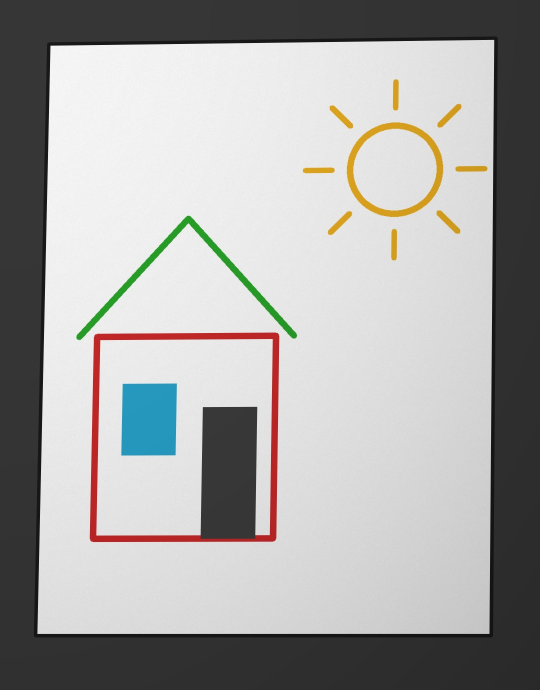
#> input picture tests/assets/checker_calibration/originals/debug_01_sun_house.jpg, 1080 x 1380 px (shown at 1/2 size)
$ python -i checker_audit.py   (imports and definitions only)
#> lines starting #> are read from the running program, lines starting #| are printed output that depends on the picture
#> further down, picture is the input picture: shape (1380, 1080, 3); mean B, G, R 165.8, 167.2, 167.7
"""检查模型对照测试：验证误通过与误拒绝。

构造已知答案的样例，检验检查模型是否真的在区分风格与内容：
    A. 原图本身                       -> 应当不通过（没有目标画派特征）
    B. 原图仅做色调偏移（内容保留、风格不符） -> 应当不通过
    C. 内容被替换成无关图案（风格伪造）      -> 应当不通过（主体丢失）
    D. 人为上色的高饱和版本（内容保留 + 有一定风格） -> 允许 match 或 mismatch（灰区）

用法：
    python -m tools.checker_audit --photo samples/debug/debug_01_sun_house.jpg --style fauvism
"""

from __future__ import annotations

import argparse
import json
import sys
from pathlib import Path

import cv2
import numpy as np

ROOT = Path(__file__).resolve().parents[1]
if str(ROOT) not in sys.path:
    sys.path.insert(0, str(ROOT))

from app.checker import VisionChecker  # noqa: E402
from app.config import load_app_config  # noqa: E402
from app.preprocess import encode_png, load_image, preprocess  # noqa: E402


# [15 lines left out: functions tone_shift, unrelated_pattern, not called in this run]


def posterised_vivid(image: np.ndarray) -> np.ndarray:
    """高饱和 + 色块化，形状布局保留：内容保留、风格接近野兽派方向。"""
    hsv = cv2.cvtColor(image, cv2.COLOR_BGR2HSV)
#> hsv: shape (1380, 1080, 3); mean H, S, V 4.8, 7.8, 170
    hsv[:, :, 1] = np.clip(hsv[:, :, 1].astype(np.float32) * 2.4 + 90, 0, 255).astype(np.uint8)
#> hsv: shape (1380, 1080, 3); mean H, S, V 4.8, 97.1, 170
    vivid = cv2.cvtColor(hsv, cv2.COLOR_HSV2BGR)
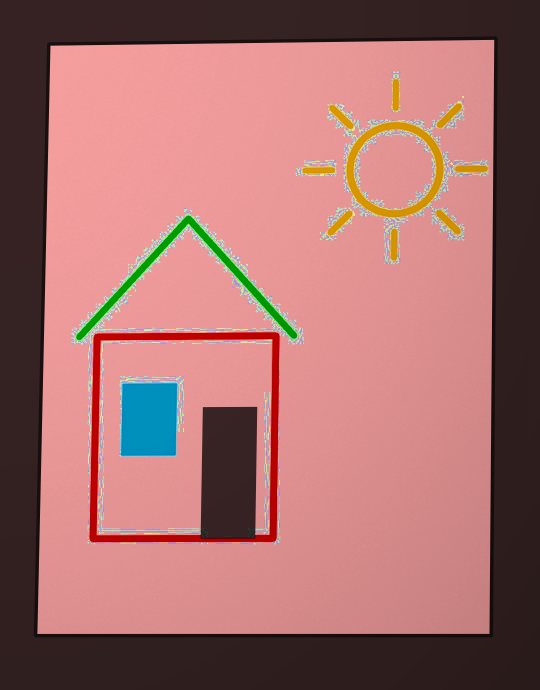
#> vivid: shape (1380, 1080, 3) (shown at 1/2 size); mean B, G, R 107.6, 109.8, 165.5
    # 色块化：中值滤波后强量化，模拟平涂色块
    smoothed = cv2.medianBlur(vivid, 9)
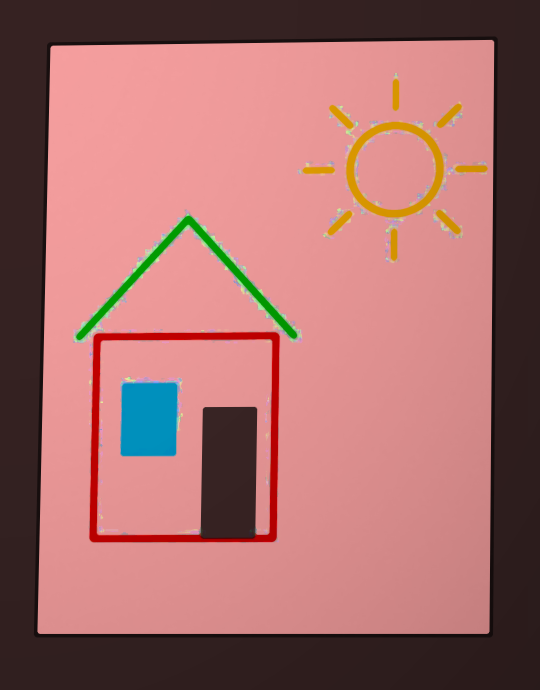
#> smoothed: shape (1380, 1080, 3) (shown at 1/2 size); mean B, G, R 106.6, 108.8, 166.1
    quant = (smoothed // 64) * 64 + 32
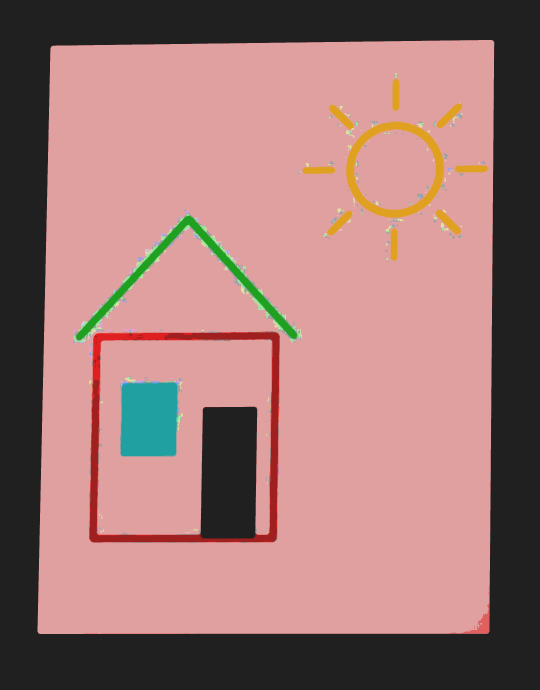
#> quant: shape (1380, 1080, 3) (shown at 1/2 size); mean B, G, R 116.4, 118.8, 160.3
    return quant.astype(np.uint8)


# [87 lines left out: function main, not called in this run]


# [2 lines not run here, left out]

>>> import cv2
>>> picture = cv2.imread('../tests/assets/checker_calibration/originals/debug_01_sun_house.jpg')
>>> result = posterised_vivid(picture)

$ run again, on tests/assets/checker_calibration/originals/debug_03_shapes.jpg
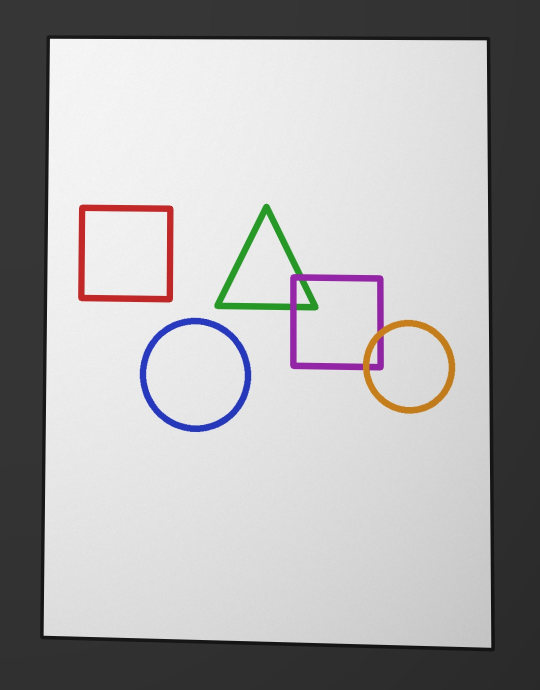
#> input picture tests/assets/checker_calibration/originals/debug_03_shapes.jpg, 1080 x 1380 px (shown at 1/2 size)
#> picture is the input picture: shape (1380, 1080, 3); mean B, G, R 171.7, 171.2, 172.4
#> in posterised_vivid, `smoothed = cv2.medianBlur(vivid, 9)`:
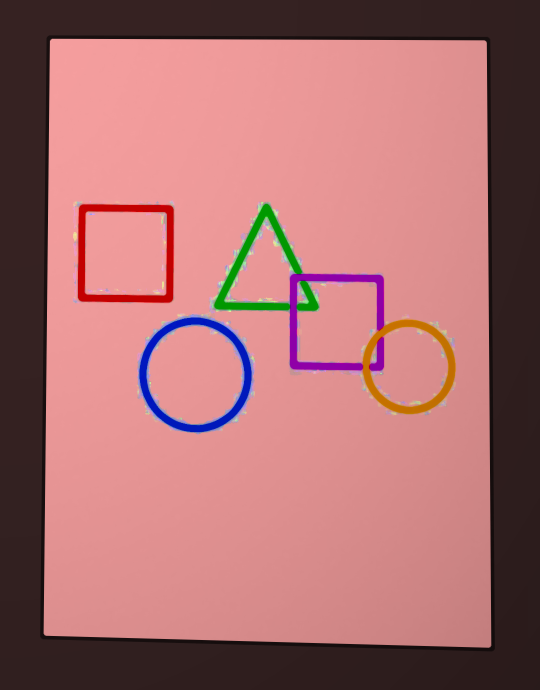
#> smoothed: shape (1380, 1080, 3) (shown at 1/2 size); mean B, G, R 111.1, 110.3, 170.8
#> in posterised_vivid, `quant = (smoothed // 64) * 64 + 32`:
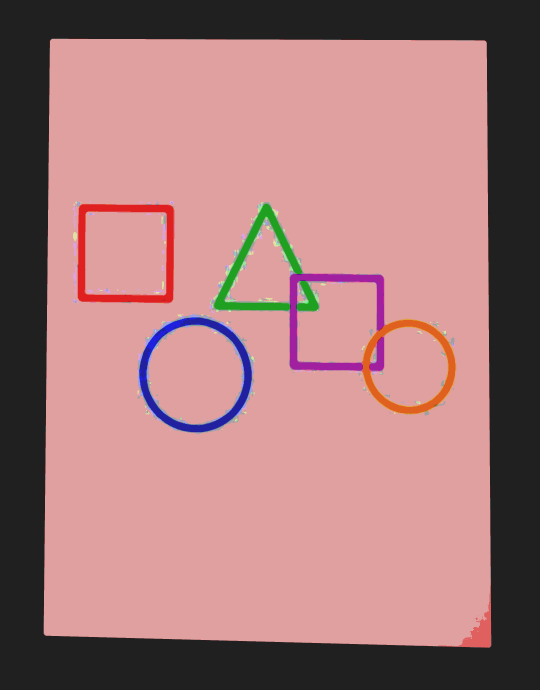
#> quant: shape (1380, 1080, 3) (shown at 1/2 size); mean B, G, R 121.2, 120.6, 165.9

$ run again, on tests/assets/checker_calibration/originals/debug_04_flower.jpg
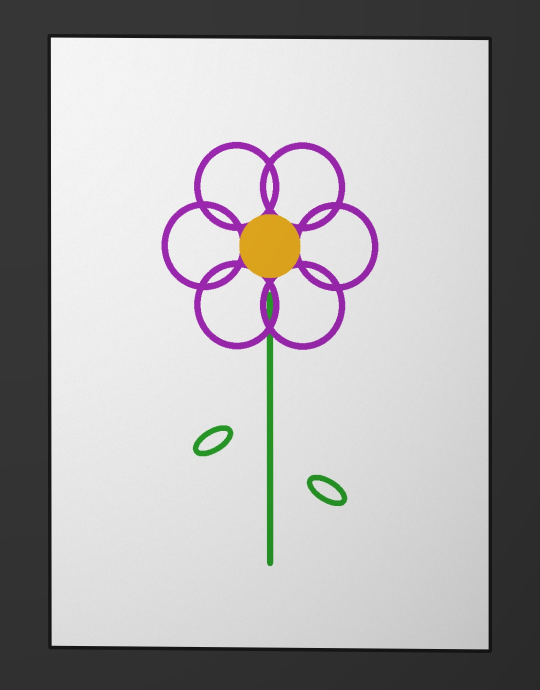
#> input picture tests/assets/checker_calibration/originals/debug_04_flower.jpg, 1080 x 1380 px (shown at 1/2 size)
#> picture is the input picture: shape (1380, 1080, 3); mean B, G, R 170.9, 169.8, 172
#> in posterised_vivid, `smoothed = cv2.medianBlur(vivid, 9)`:
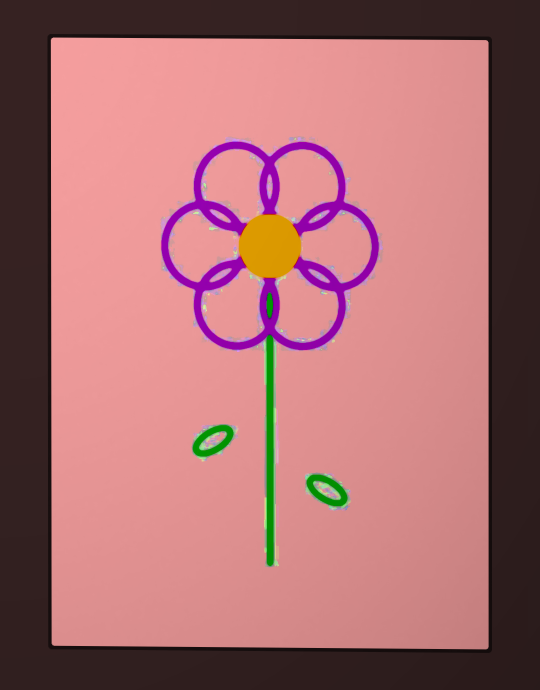
#> smoothed: shape (1380, 1080, 3) (shown at 1/2 size); mean B, G, R 111.6, 109.4, 170.4
#> in posterised_vivid, `quant = (smoothed // 64) * 64 + 32`:
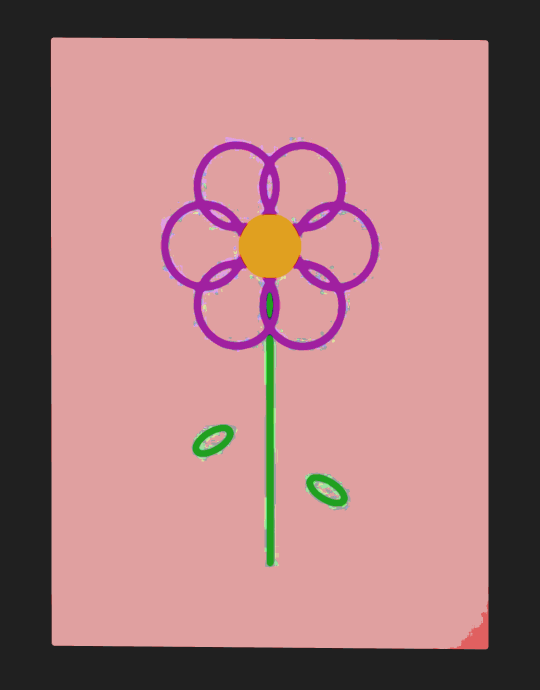
#> quant: shape (1380, 1080, 3) (shown at 1/2 size); mean B, G, R 121.4, 120.2, 165.5
